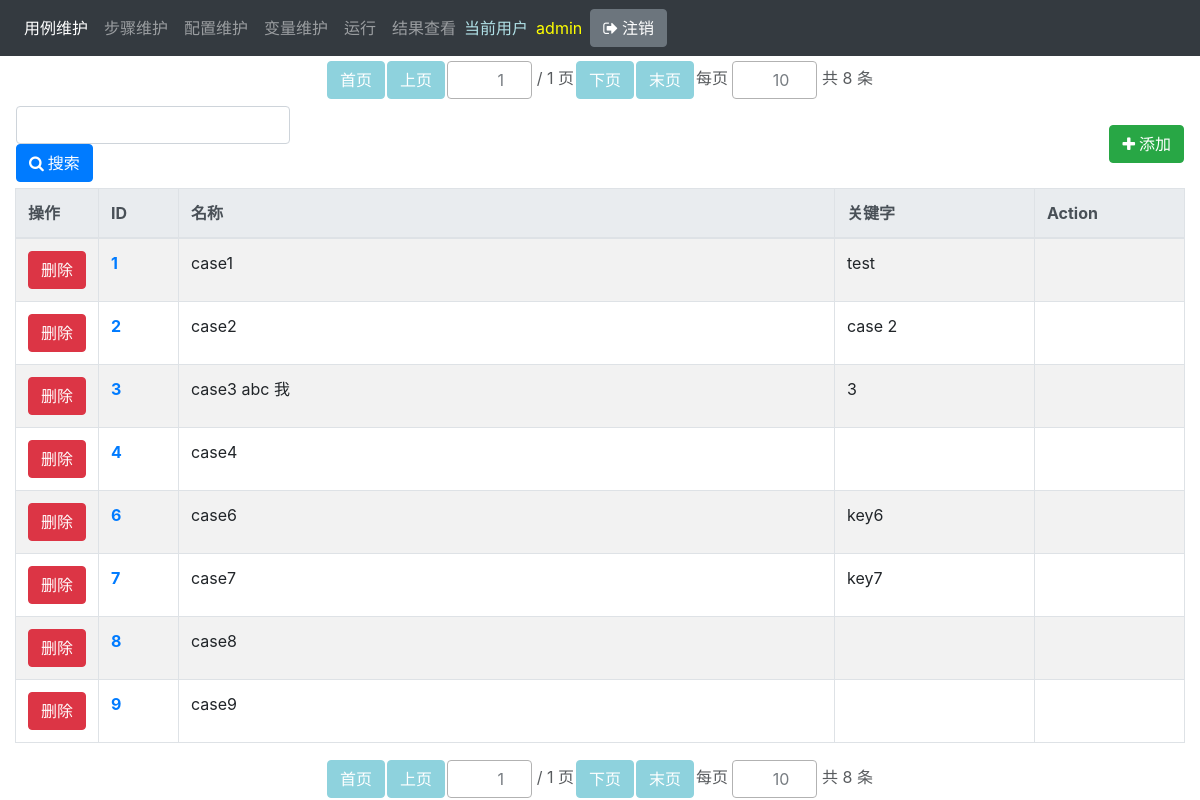
Page /cases/ (signed in) on the earlier database version.
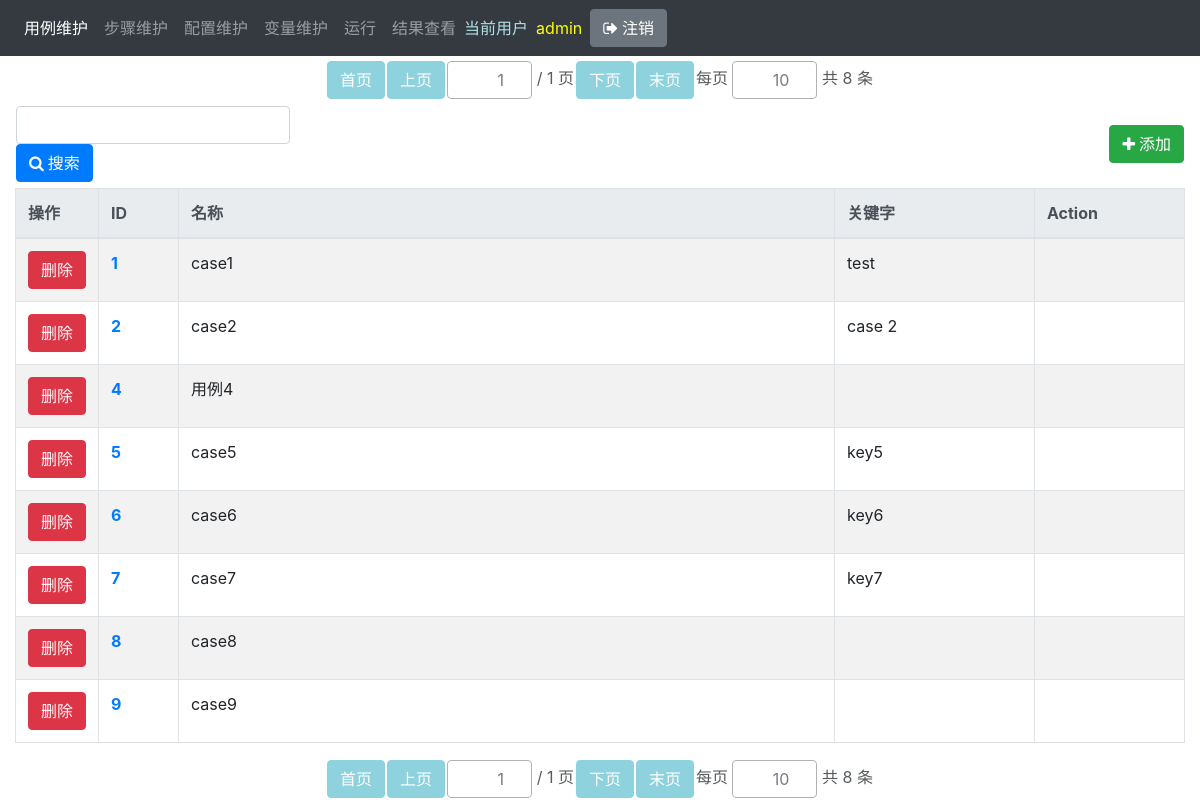
Same page on the later database version.
### main/models.py (models this page shows, shortened)
class Case(models.Model):
    name = models.CharField(max_length=100)
    description = models.TextField(blank=True)
    keyword = models.CharField(max_length=100, blank=True, default='')
    creator = models.ForeignKey(User, verbose_name='创建人', related_name='case_creator', on_delete=models.DO_NOTHING)
    created_date = models.DateTimeField('创建时间', auto_now_add=True, null=True)
    modifier = models.ForeignKey(User, verbose_name='修改人', related_name='case_modifier', on_delete=models.DO_NOTHING)
    modified_date = models.DateTimeField('修改时间', auto_now=True, null=True)
    is_active = models.BooleanField(default=True)
    config = models.ForeignKey('main.Config', on_delete=models.DO_NOTHING)
    step = models.ManyToManyField('Step', through='CaseVsStep', through_fields=('case', 'step'))
    class Meta:
        pass
        ordering = ['name']  # 这个字段是告诉Django模型对象返回的记录结果集是按照哪个字段排序的,-xxx表示降序，?xxx表示随机

### main/views.py (the view)
# urls.py: path('cases/', mv.cases, name='cases'),
@login_required
def cases(request):
    if request.method == 'POST':
        page = int(request.POST.get('page', 1)) if request.POST.get('page') != '' else 1
        size = int(request.POST.get('size', 5)) if request.POST.get('size') != '' else 10
        search_text = str(request.POST.get('search_text', ''))
    else:
        page = int(request.COOKIES.get('page', 1))
        size = int(request.COOKIES.get('size', 10))
        search_text = ''
    keyword_list_temp = search_text.split(' ')
    keyword_list = list()
    for keyword in keyword_list_temp:
        if keyword.strip() != '':
            keyword_list.append(keyword)
    q = get_query_condition(keyword_list)
    objects = Case.objects.filter(q, is_active=1).order_by('id')
    paginator = Paginator(objects, size)
    try:
        objects = paginator.page(page)
    except PageNotAnInteger:
        objects = paginator.page(1)
        page = 1
    except EmptyPage:
        objects = paginator.page(paginator.num_pages)
        page = paginator.num_pages
    paginator_form = PaginatorForm(initial={'page': page, 'size': size}, page_max_value=paginator.num_pages)
    return render(request, 'main/cases.html', locals())

### main/forms.py
class PaginatorForm(forms.Form):
    size = forms.IntegerField(min_value=1, max_value=10000, required=False)
    def __init__(self, page_max_value, *args, **kwargs):
        super(PaginatorForm, self).__init__(*args, **kwargs)
        self.fields['page'] = forms.IntegerField(min_value=1, max_value=page_max_value, required=False)
        for k, v in self.fields.items():
            v.widget.attrs.update({'class': 'form-control', 'style': 'width: 85px'})

### main/views.py (called while the page is built)
def get_query_condition(query_str_list):
    q = Q()
    for query_str in query_str_list:
        query_str = str(query_str)
        q |= Q(name__icontains=query_str) | Q(keyword__icontains=query_str)
    return q

### main/templates/main/cases.html (shortened to what this page needs)
{% extends 'main/list_base.html' %}
{% block search_tools %}
<div class="table-responsive" style="padding: 5px 0px" id="search_tools">
    <table >
        <colgroup>
            <col style='width:300px;'>
            <col>
            <col style='width:50px;'>
        </colgroup>
        <tr>
            <td>
                <input type="text" id="search_text" name="search_text" value="{{ search_text }}"  class="form-control">
                <button type="submit" id='search_button' class="btn btn-primary"><i class="icon-search">&nbsp;</i>搜索</button>
            </td>
            <td></td>
            <td><button type="button" id="add_button" class="btn btn-success" onclick="window.open('{% url "case_add" %}');"><i class="icon-plus">&nbsp;</i>添加</button></td>
        </tr>
    </table>
</div>
{% endblock %}
{% block result_table %}
<div class="table-responsive" id='result_table'>
    <table class="table table-striped table-bordered table-hover">
        <colgroup>
            <col style='width: 80px;'>
            <col style='width: 80px;'>
            <col>
            <col style='width: 200px;'>
            <col style='width: 150px;'>
        </colgroup>
        <thead class="thead-light">
            <tr>
                <th>操作</th>
                <th>ID</th>
                <th>名称</th>
                <th>关键字</th>
                <th>Action</th>
            </tr>
        </thead>
        <tbody>
            {% for object in objects %}
            <tr pk="{{ object.pk }}">
                <td>
                    <div class="mx-auto text-center">
                        <button type="button" id="delete_button" name="delete_button" class="btn btn-danger">删除</button>
                    </div>
                </td>
                <td col_name='id'><a target="_blank" href="{% url 'case' object.pk %}" class="font-weight-bold">{{ object.pk }}</a></td>
                <td quick_update col_name='name'>{{ object.name }}</td>
                <td quick_update col_name='keyword'>{{ object.keyword }}</td>
                <td col_name='action'>{{ object.action }}</td>
            </tr>
            {% empty %}
            <tr>
                <td colspan="5" class="text-center">查无数据</td>
            </tr>
            {% endfor %}
        </tbody>
    </table>
</div>
{% endblock %}

Differences in the rows shown:
no longer on this page (row edited): Case: pk "3", name "case3 abc 我", keyword "3"
changed Case id 4: name "case4" → "用例4"
now on this page (row edited): Case: pk "5", name "case5", keyword "key5"
